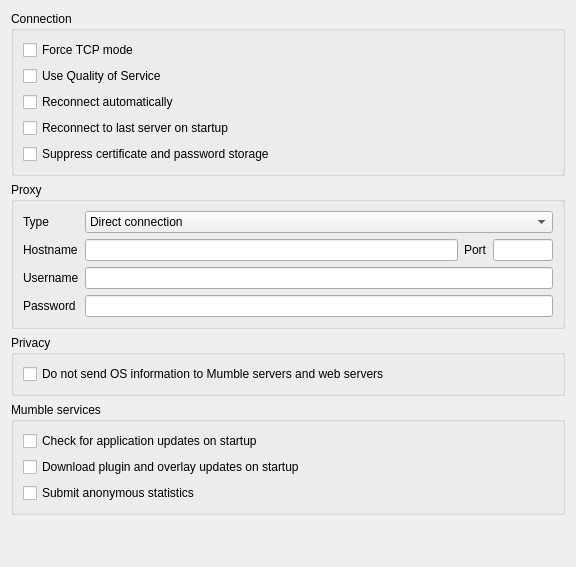
<?xml version="1.0" encoding="UTF-8"?>
<ui version="4.0">
 <class>NetworkConfig</class>
 <widget class="QWidget" name="NetworkConfig">
  <property name="geometry">
   <rect>
    <x>0</x>
    <y>0</y>
    <width>576</width>
    <height>567</height>
   </rect>
  </property>
  <property name="windowTitle">
   <string notr="true">Form</string>
  </property>
  <property name="styleSheet">
   <string notr="true">font: 57 11pt &quot;Terminus (TTF)&quot;;</string>
  </property>
  <layout class="QVBoxLayout" name="verticalLayout_2">
   <item>
    <widget class="QGroupBox" name="qgbConnection">
     <property name="sizePolicy">
      <sizepolicy hsizetype="Preferred" vsizetype="Minimum">
       <horstretch>0</horstretch>
       <verstretch>0</verstretch>
      </sizepolicy>
     </property>
     <property name="title">
      <string>Connection</string>
     </property>
     <layout class="QVBoxLayout">
      <item>
       <widget class="QCheckBox" name="qcbTcpMode">
        <property name="toolTip">
         <string>Use TCP compatibility mode</string>
        </property>
        <property name="whatsThis">
         <string>&lt;b&gt;Enable TCP compatibility mode&lt;/b&gt;.&lt;br /&gt;This will make Mumble use only TCP when communicating with the server. This will increase overhead and cause lost packets to produce noticeable pauses in communication, so this should only be used if you are unable to use the default (which uses UDP for voice and TCP for control).</string>
        </property>
        <property name="text">
         <string>Force TCP mode</string>
        </property>
       </widget>
      </item>
      <item>
       <widget class="QCheckBox" name="qcbQoS">
        <property name="toolTip">
         <string>Enable QoS to prioritize packets</string>
        </property>
        <property name="whatsThis">
         <string>This will enable QoS, which will attempt to prioritize voice packets over other traffic.</string>
        </property>
        <property name="text">
         <string>Use Quality of Service</string>
        </property>
       </widget>
      </item>
      <item>
       <widget class="QCheckBox" name="qcbAutoReconnect">
        <property name="toolTip">
         <string>Reconnect when disconnected</string>
        </property>
        <property name="whatsThis">
         <string>&lt;b&gt;Reconnect when disconnected&lt;/b&gt;.&lt;br /&gt;This will make Mumble try to automatically reconnect after 10 seconds if your server connection fails.</string>
        </property>
        <property name="text">
         <string>Reconnect automatically</string>
        </property>
       </widget>
      </item>
      <item>
       <widget class="QCheckBox" name="qcbAutoConnect">
        <property name="toolTip">
         <string>Reconnect to last used server when starting Mumble</string>
        </property>
        <property name="text">
         <string>Reconnect to last server on startup</string>
        </property>
       </widget>
      </item>
      <item>
       <widget class="QCheckBox" name="qcbSuppressIdentity">
        <property name="toolTip">
         <string>Don't send certificate to server and don't save passwords. (Not saved).</string>
        </property>
        <property name="whatsThis">
         <string>&lt;b&gt;This will suppress identity information from the client.&lt;/b&gt;&lt;p&gt;The client will not identify itself with a certificate, even if defined, and will not cache passwords for connections. This is primarily a test-option and is not saved.&lt;/p&gt;</string>
        </property>
        <property name="text">
         <string>Suppress certificate and password storage</string>
        </property>
       </widget>
      </item>
     </layout>
    </widget>
   </item>
   <item>
    <widget class="QGroupBox" name="qgbProxy">
     <property name="sizePolicy">
      <sizepolicy hsizetype="Expanding" vsizetype="Minimum">
       <horstretch>0</horstretch>
       <verstretch>0</verstretch>
      </sizepolicy>
     </property>
     <property name="title">
      <string>Proxy</string>
     </property>
     <layout class="QGridLayout">
      <item row="0" column="0">
       <widget class="QLabel" name="qlType">
        <property name="text">
         <string>Type</string>
        </property>
       </widget>
      </item>
      <item row="0" column="1" colspan="3">
       <widget class="MUComboBox" name="qcbType">
        <property name="sizePolicy">
         <sizepolicy hsizetype="Preferred" vsizetype="Fixed">
          <horstretch>0</horstretch>
          <verstretch>0</verstretch>
         </sizepolicy>
        </property>
        <property name="toolTip">
         <string>Type of proxy to connect through</string>
        </property>
        <property name="whatsThis">
         <string>&lt;b&gt;Type of proxy to connect through.&lt;/b&gt;&lt;br /&gt;This makes Mumble connect through a proxy for all outgoing connections. Note: Proxy tunneling forces Mumble into TCP compatibility mode, causing all voice data to be sent via the control channel.</string>
        </property>
        <item>
         <property name="text">
          <string>Direct connection</string>
         </property>
        </item>
        <item>
         <property name="text">
          <string>HTTP(S) proxy</string>
         </property>
        </item>
        <item>
         <property name="text">
          <string>SOCKS5 proxy</string>
         </property>
        </item>
       </widget>
      </item>
      <item row="1" column="0">
       <widget class="QLabel" name="qlHostname">
        <property name="text">
         <string>Hostname</string>
        </property>
        <property name="alignment">
         <set>Qt::AlignLeading|Qt::AlignLeft|Qt::AlignVCenter</set>
        </property>
       </widget>
      </item>
      <item row="1" column="1">
       <widget class="QLineEdit" name="qleHostname">
        <property name="sizePolicy">
         <sizepolicy hsizetype="Expanding" vsizetype="Fixed">
          <horstretch>0</horstretch>
          <verstretch>0</verstretch>
         </sizepolicy>
        </property>
        <property name="toolTip">
         <string>Hostname of the proxy</string>
        </property>
        <property name="whatsThis">
         <string>&lt;b&gt;Hostname of the proxy.&lt;/b&gt;&lt;br /&gt;This field specifies the hostname of the proxy you wish to tunnel network traffic through.</string>
        </property>
        <property name="text">
         <string/>
        </property>
       </widget>
      </item>
      <item row="1" column="2">
       <widget class="QLabel" name="qlPort">
        <property name="sizePolicy">
         <sizepolicy hsizetype="Preferred" vsizetype="Preferred">
          <horstretch>0</horstretch>
          <verstretch>0</verstretch>
         </sizepolicy>
        </property>
        <property name="minimumSize">
         <size>
          <width>0</width>
          <height>0</height>
         </size>
        </property>
        <property name="text">
         <string>Port</string>
        </property>
       </widget>
      </item>
      <item row="1" column="3">
       <widget class="QLineEdit" name="qlePort">
        <property name="sizePolicy">
         <sizepolicy hsizetype="Minimum" vsizetype="Fixed">
          <horstretch>0</horstretch>
          <verstretch>0</verstretch>
         </sizepolicy>
        </property>
        <property name="minimumSize">
         <size>
          <width>20</width>
          <height>0</height>
         </size>
        </property>
        <property name="maximumSize">
         <size>
          <width>60</width>
          <height>16777215</height>
         </size>
        </property>
        <property name="toolTip">
         <string>Port number of the proxy</string>
        </property>
        <property name="whatsThis">
         <string>&lt;b&gt;Port number of the proxy.&lt;/b&gt;&lt;br /&gt;This field specifies the port number that the proxy expects connections on.</string>
        </property>
        <property name="inputMask">
         <string/>
        </property>
        <property name="text">
         <string/>
        </property>
        <property name="maxLength">
         <number>5</number>
        </property>
       </widget>
      </item>
      <item row="2" column="0">
       <widget class="QLabel" name="qlUsername">
        <property name="text">
         <string>Username</string>
        </property>
       </widget>
      </item>
      <item row="2" column="1" colspan="3">
       <widget class="QLineEdit" name="qleUsername">
        <property name="toolTip">
         <string>Username for proxy authentication</string>
        </property>
        <property name="whatsThis">
         <string>&lt;b&gt;Username for proxy authentication.&lt;/b&gt;&lt;br /&gt;This specifies the username you use for authenticating yourself with the proxy. In case the proxy does not use authentication, or you want to connect anonymously, simply leave this field blank.</string>
        </property>
       </widget>
      </item>
      <item row="3" column="0">
       <widget class="QLabel" name="qlPassword">
        <property name="text">
         <string>Password</string>
        </property>
       </widget>
      </item>
      <item row="3" column="1" colspan="3">
       <widget class="QLineEdit" name="qlePassword">
        <property name="toolTip">
         <string>Password for proxy authentication</string>
        </property>
        <property name="whatsThis">
         <string>&lt;b&gt;Password for proxy authentication.&lt;/b&gt;&lt;br /&gt;This specifies the password you use for authenticating yourself with the proxy. In case the proxy does not use authentication, or you want to connect anonymously, simply leave this field blank.</string>
        </property>
        <property name="inputMask">
         <string/>
        </property>
        <property name="text">
         <string/>
        </property>
        <property name="echoMode">
         <enum>QLineEdit::Password</enum>
        </property>
       </widget>
      </item>
     </layout>
    </widget>
   </item>
   <item>
    <widget class="QGroupBox" name="qgbPrivacy">
     <property name="title">
      <string>Privacy</string>
     </property>
     <layout class="QVBoxLayout" name="verticalLayout_4">
      <item>
       <widget class="QCheckBox" name="qcbHideOS">
        <property name="toolTip">
         <string>Prevent OS information being sent to Mumble servers and web servers</string>
        </property>
        <property name="whatsThis">
         <string>&lt;b&gt;Don't send OS information to servers&lt;/b&gt;&lt;br/&gt;
Prevents the client from sending potentially identifying information about the operating system to the Mumble server and web servers.</string>
        </property>
        <property name="text">
         <string>Do not send OS information to Mumble servers and web servers</string>
        </property>
       </widget>
      </item>
     </layout>
    </widget>
   </item>
   <item>
    <widget class="QGroupBox" name="qgbServices">
     <property name="title">
      <string>Mumble services</string>
     </property>
     <layout class="QVBoxLayout" name="verticalLayout">
      <item>
       <widget class="QCheckBox" name="qcbAutoUpdate">
        <property name="toolTip">
         <string>Check for new releases of Mumble automatically.</string>
        </property>
        <property name="whatsThis">
         <string>This will check for new releases of Mumble every time you start the program, and notify you if one is available.</string>
        </property>
        <property name="text">
         <string>Check for application updates on startup</string>
        </property>
       </widget>
      </item>
      <item>
       <widget class="QCheckBox" name="qcbPluginUpdate">
        <property name="toolTip">
         <string>Check for new releases of plugins automatically.</string>
        </property>
        <property name="whatsThis">
         <string>This will check for new releases of plugins every time you start the program, and download them automatically.</string>
        </property>
        <property name="text">
         <string>Download plugin and overlay updates on startup</string>
        </property>
       </widget>
      </item>
      <item>
       <widget class="QCheckBox" name="qcbUsage">
        <property name="toolTip">
         <string>Submit anonymous statistics to the Mumble project</string>
        </property>
        <property name="whatsThis">
         <string>&lt;b&gt;Submit anonymous statistics.&lt;/b&gt;&lt;br /&gt;Mumble has a small development team, and as such needs to focus its development where it is needed most. By submitting a bit of statistics you help the project determine where to focus development.</string>
        </property>
        <property name="text">
         <string>Submit anonymous statistics</string>
        </property>
       </widget>
      </item>
     </layout>
    </widget>
   </item>
   <item>
    <spacer>
     <property name="orientation">
      <enum>Qt::Vertical</enum>
     </property>
     <property name="sizeType">
      <enum>QSizePolicy::Expanding</enum>
     </property>
     <property name="sizeHint" stdset="0">
      <size>
       <width>20</width>
       <height>40</height>
      </size>
     </property>
    </spacer>
   </item>
  </layout>
 </widget>
 <customwidgets>
  <customwidget>
   <class>MUComboBox</class>
   <extends>QComboBox</extends>
   <header>widgets/MUComboBox.h</header>
  </customwidget>
 </customwidgets>
 <resources/>
 <connections/>
</ui>
